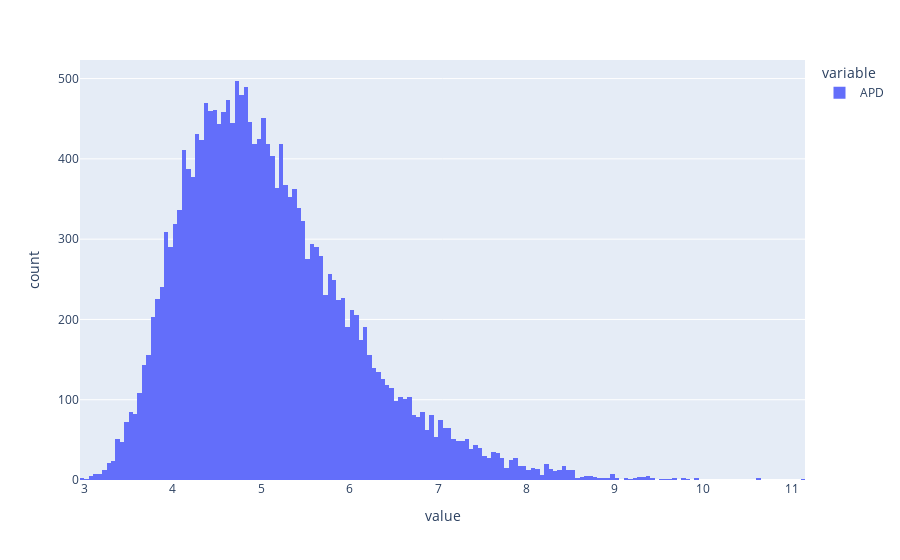

The notebook cell this image was saved under:
### Code cell
px.histogram(bouy_data['APD'])

### Figure 1 — Plotly figure (JSON) as saved in the notebook; plotly's stock layout.template omitted (floating-point values rounded to 4 significant figures; data arrays with more than 128 entries replaced by an {"elided": "..."} marker saying what was removed)
{"data": [{"alignmentgroup": "True", "bingroup": "x", "hovertemplate": "variable=APD<br>value=%{x}<br>count=%{y}<extra></extra>", "legendgroup": "APD", "marker": {"color": "#636efa", "pattern": {"shape": ""}}, "name": "APD", "offsetgroup": "APD", "orientation": "v", "showlegend": true, "type": "histogram", "x": {"elided": "20477 float values"}, "xaxis": "x", "yaxis": "y"}], "layout": {"barmode": "relative", "legend": {"title": {"text": "variable"}, "tracegroupgap": 0}, "margin": {"t": 60}, "xaxis": {"anchor": "y", "domain": [0, 1], "title": {"text": "value"}}, "yaxis": {"anchor": "x", "domain": [0, 1], "title": {"text": "count"}}}}
